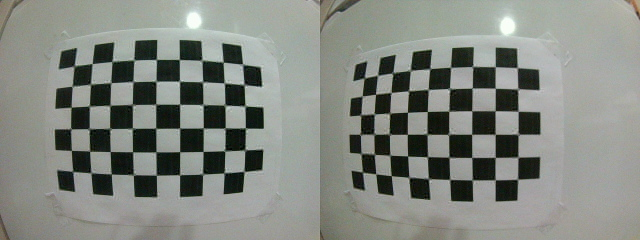
#> input picture src/StereoImages/Total/1.png, 640 x 240 px; its folder holds only this picture in this run
$ python crop.py
#> lines starting #> are read from the running program, lines starting #| are printed output that depends on the picture
# Script that takes all images in the folder and splits them in half
import cv2
import os
from os import listdir

folderDir = "../StereoImages/Total"
pathL = "../StereoImages/Left"
pathR = "../StereoImages/Right"
for imageName in os.listdir(folderDir):
    # do stuff
    imagePath = os.path.join(folderDir, imageName)
    img = cv2.imread(imagePath)
#> img is the input picture: shape (240, 640, 3); mean B, G, R 128.8, 135.5, 131.4
    cv2.imshow("image",img)

    h, w, channels = img.shape
#> h = 240; w = 640; channels = 3

    left_part = img[:, :w//2]
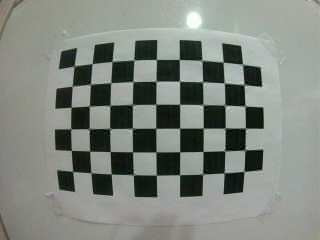
#> left_part: shape (240, 320, 3); mean B, G, R 127.6, 134, 128.9
    right_part = img[:, w//2:]
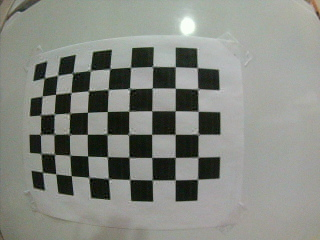
#> right_part: shape (240, 320, 3); mean B, G, R 130.1, 136.9, 133.9

    cv2.imwrite(os.path.join(pathR , f'right_{imageName}'), right_part)
    cv2.imwrite(os.path.join(pathL , f'left_{imageName}'), left_part)

$ run again, on src/StereoImages/Total/4.png
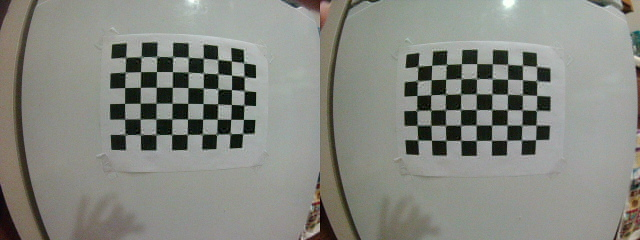
#> input picture src/StereoImages/Total/4.png, 640 x 240 px
#> img is the input picture: shape (240, 640, 3); mean B, G, R 128.8, 135.6, 133.6
#> `left_part = img[:, :w//2]`:
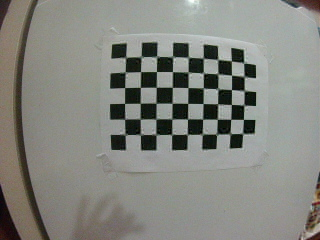
#> left_part: shape (240, 320, 3); mean B, G, R 127.6, 133.9, 132.6
#> `right_part = img[:, w//2:]`:
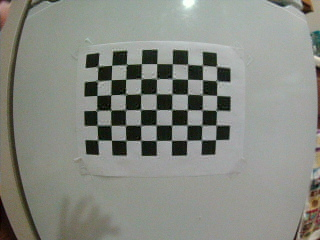
#> right_part: shape (240, 320, 3); mean B, G, R 130.1, 137.3, 134.6

$ run again, on src/StereoImages/Total/5.png
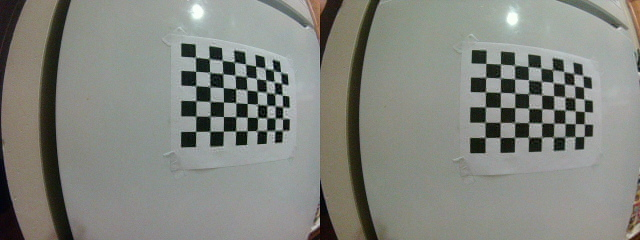
#> input picture src/StereoImages/Total/5.png, 640 x 240 px
#> img is the input picture: shape (240, 640, 3); mean B, G, R 126.6, 133, 130.8
#> `left_part = img[:, :w//2]`:
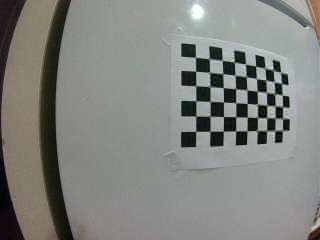
#> left_part: shape (240, 320, 3); mean B, G, R 127.2, 131.8, 129.4
#> `right_part = img[:, w//2:]`:
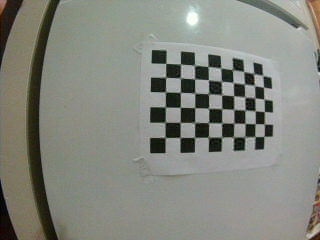
#> right_part: shape (240, 320, 3); mean B, G, R 126, 134.2, 132.3

$ run again, on src/StereoImages/Total/6.png
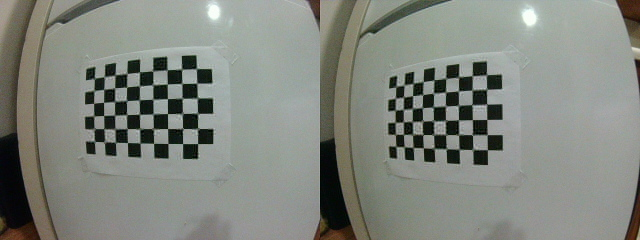
#> input picture src/StereoImages/Total/6.png, 640 x 240 px
#> img is the input picture: shape (240, 640, 3); mean B, G, R 126.8, 134.3, 130.2
#> `left_part = img[:, :w//2]`:
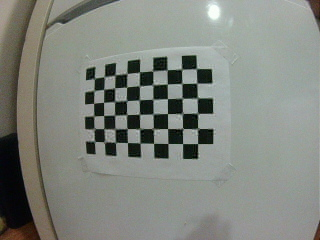
#> left_part: shape (240, 320, 3); mean B, G, R 126.8, 133.7, 129.7
#> `right_part = img[:, w//2:]`:
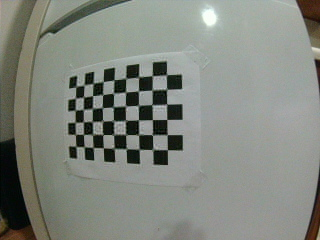
#> right_part: shape (240, 320, 3); mean B, G, R 126.9, 134.8, 130.6

$ run again, on src/StereoImages/Total/10.png
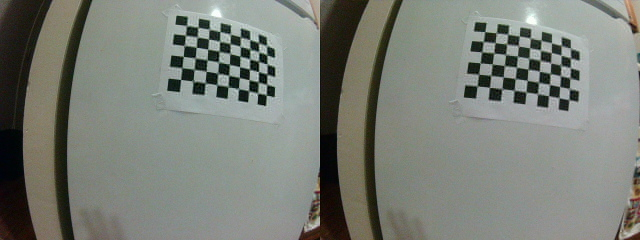
#> input picture src/StereoImages/Total/10.png, 640 x 240 px
#> img is the input picture: shape (240, 640, 3); mean B, G, R 119.3, 127, 122.9
#> `left_part = img[:, :w//2]`:
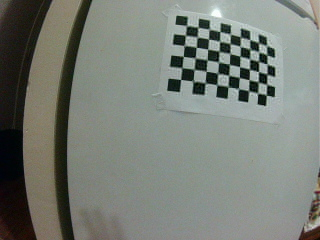
#> left_part: shape (240, 320, 3); mean B, G, R 118.2, 125.9, 120.6
#> `right_part = img[:, w//2:]`:
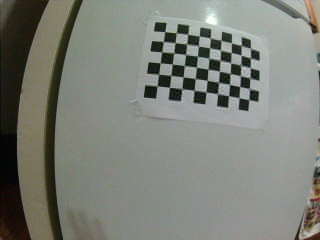
#> right_part: shape (240, 320, 3); mean B, G, R 120.3, 128, 125.1
